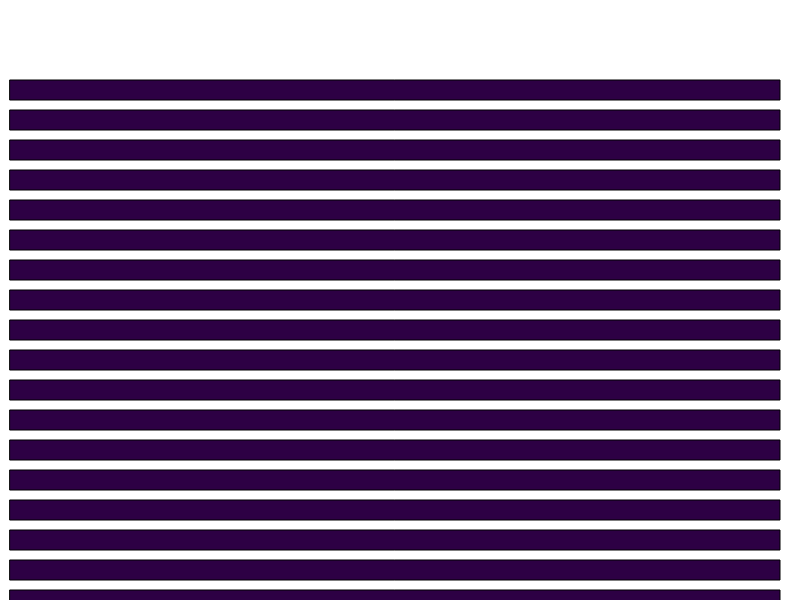
Frame 1 (no input)
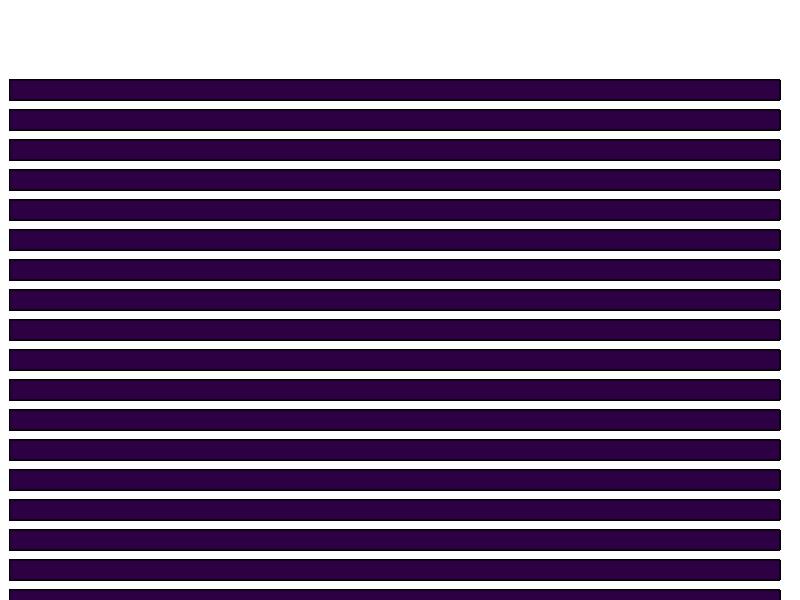
Frame 60 (no input)
Frame 120 (the mouse pressed at the canvas centre since frame 60): identical to frame 60, image omitted

The p5.js sketch that drew these frames (run headless with seeded random() and noise() and a simulated clock; from frame 60 on, the mouse is pressed at the canvas centre):

// p5.js sketch
// ── sketch.js
var spacing = 30;

function setup() {
  createCanvas(800, 600);
}

function draw() {
    for (y = 80; y <= height; y += spacing){
    fill(45, 0, 68);
    rect(10, y, width-30, 20);
  }
}
